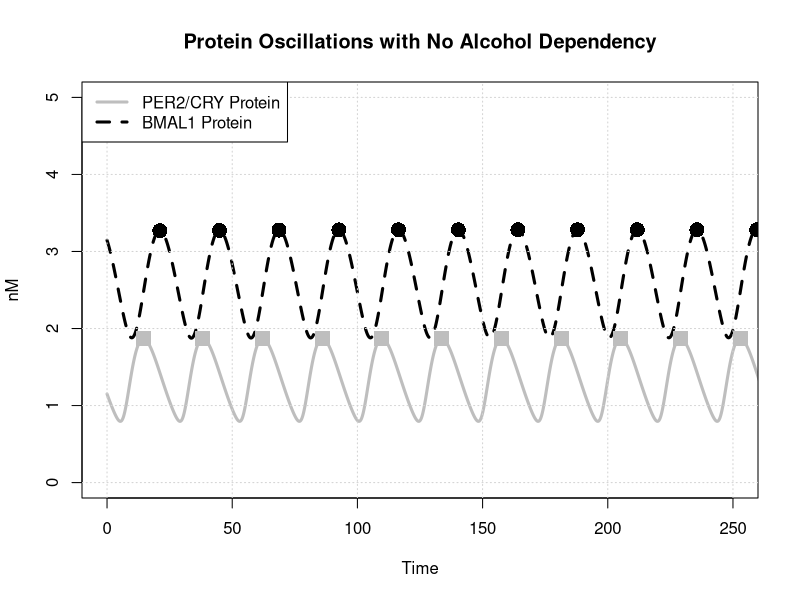

The R source for this figure:
########################################################
#   alcohol dependent mammalian circadian oscillator   #
########################################################

library(deSolve)

if(!"pracma"%in%rownames(installed.packages())){install.packages("pracma", dependencies=T)}
library(pracma)

###############
#   Protein   #
###############

##################
#   Parameters   #
##################

v1b <- 9
k1b <- 1
k1i <- 0.56
c <- 0.01
p <- 8
k1d <- 0.12
k2b <- 0.3
q <- 2
k2d <- 0.05
k2t <- 0.24
k3t <- 0.02
k3d <- 0.12
v4b <- 3.6
k4b <- 2.16
r <- 3
k4d <- 0.75
k5b <- 0.24
k5d <- 0.06
k5t <- 0.45
k6t <- 0.06
k6d <- 0.12
k6a <- 0.09
k7a <- 0.003
k7d <- 0.09
#########
a <- 1
#a0 <- 1
#a1 <- 0.5
#########
#t.switch <- 25
t.switch1 <- 5000
t.switch2 <- 5000
#########
(parms <- c(v1b, k1b, k1i, c, p, k1d, k2b, q, k2d, k2t, k3t, k3d, v4b, k4b, r, k4d, k5b, k5d, k5t, k6t, k6d, k6a, k7a, k7d, a, t.switch1, t.switch2))

times <- seq(0, 5000, by=0.1)


#############
#   Model   #
#############

LVmod <- function(t, x, parms)  {
  with(as.list(c(parms, x)), {
    if(t > t.switch1){
      a <- 1 ## alcohol value switch
    } 
    if(t > t.switch2){
      a <- 1
    }
    
    # concentration of Per2/Cry mRNA   
    dY1 <- ((a)*(v1b)*(Y7 + c))/((k1b)*(1 + ((Y3/k1i)^p) + (Y7 + c))) - (k1d)*Y1
    # concentration of PER2/CRY complex in the cytoplasm
    dY2 <- (k2b)*((Y1)^q) - (k2d)*(Y2) - (k2t)*(Y2) + (k3t)*(Y3)
    # concentration of PER2/CRY complex in the nucleus
    dY3 <- (k2t)*(Y2) - (k3t)*(Y3) - (k3d)*(Y3)
    # concentration of Bmal1 mRNA
    dY4 <- ((v4b)*((Y3)^r))/(((k4b)^r) + ((Y3)^r)) - (k4d)*(Y4)
    # concentration of BMAL1 protein in the cytoplasm
    dY5 <- (k5b)*(Y4) - (k5d)*(Y5) - (k5t)*(Y5) + (k6t)*(Y6)
    # concentration of BMAL1 protein in the nucleus
    dY6 <- (k5t)*(Y5) - (k6t)*(Y6) - (k6d)*(Y6) + (k7a)*(Y7) - (k6a)*(Y6)
    # concentration of transcriptionally active form BMAL1
    dY7 <- (k6a)*(Y6) - (k7a)*(Y7) - (k7d)*(Y7)
    # the output
    list(c(dY1, dY2, dY3, dY4, dY5, dY6, dY7)) 
  })
}

#########################
#   Intial Conditions   #
#########################

(xstart <- c(Y1 = 0.25, Y2 = 0.3, Y3 = 1.15, Y4 = 0.85, Y5 = 0.72, Y6 = 1.35, Y7 = 1.075))

##############
#   Solver   #
##############

out2  <- rk(xstart, times, LVmod, parms, method = "rk4")
out2 <- as.data.frame(out2)

############
#   Plot   #
############

plot(out2$time, out2$Y3, type='l', col='gray', lty=1, lwd=3, ylab="nM", xlab="Time", ylim=c(0, 5), xlim=c(0,250))
lines(out2$time, out2$Y5 + out2$Y6 + out2$Y7, type='l', col='black', lty=2, lwd=3)

#lines(out2$time, out2$Y3, type='l', col='red', lty=1, lwd=3)
#lines(out2$time, out2$Y5 + out2$Y6 + out2$Y7, type='l', col='red3', lty=2, lwd=3)

grid()

#legend("topleft", c("PER2/CRY Protein", "BMAL1 Protein", "PER2/CRY Protein Adjusted", "BMAL1 Protein Adjusted"), col=c('gray','black','red','red3'), lty=c("solid","dashed","solid","dashed"), lwd=3)
legend("topleft", c("PER2/CRY Protein", "BMAL1 Protein"), col=c('gray','black'), lty=c("solid","dashed"), lwd=3)
title(main="Protein Oscillations with No Alcohol Dependency")

#############
#   Peaks   #
#############

findpeaks(out2$Y3, npeaks=50000, threshold=0)
findpeaks(out2$Y5 + out2$Y6 + out2$Y7, npeaks=50000, threshold=0)
#                         [,1]              [,2]
#peak 1 [1,]    peak 1 y-value    peak 1 x-value
#peak 2 [2,]    peak 2 y-value    peak 2 x-value

#Per2/Cry Protein
maxPCp <- findpeaks(out2$Y3, npeaks=50000, threshold=0)
points(0.1*maxPCp[,2]-0.1, maxPCp[,1], pch=15, col="gray", cex=2, lwd=3)
#points(0.1*maxPCp[,2]-0.1, maxPCp[,1], pch=15, col="red", cex=2, lwd=3)
peakPCp <- maxPCp[1,1]

#Bmal1 Protein
maxBp <- findpeaks(out2$Y5 + out2$Y6 + out2$Y7, npeaks=50000, threshold=0)
points(0.1*maxBp[,2]-0.1, maxBp[,1], pch=16, col="black", cex=2, lwd=3)
#points(0.1*maxBp[,2]-0.1, maxBp[,1], pch=16, col="red3", cex=2, lwd=3)
peakBp <- maxBp[1,1]

###############
#   Periods   #
###############

#I can go the distance
periodPCp <- 0.1*maxPCp[2,2]-0.1*maxPCp[1,2]
periodPCp

periodBp <- 0.1*maxBp[2,2]-0.1*maxBp[1,2]
periodBp 

#################
#   Averages    #
#################

for(i in 1:210){
  crazy <- maxPCp[,1]
  crazyagain <- sum(crazy)
  averagepeaksPCp <- crazyagain/210
}
averagepeaksPCp

for(i in 1:209){
  crazy <- maxBp[,1]
  crazyagain <- sum(crazy)
  averagepeaksBp <- crazyagain/209
}
averagepeaksBp

for(i in 1:209){
  crazy <- 0.1*maxPCp[i+1,2] - 0.1*maxPCp[i,2]
  crazyagain <- sum(crazy)
  averageperiodPCp <- crazyagain#/209
}
averageperiodPCp

for(i in 1:208){
  crazy <- 0.1*maxBp[i+1,2] - 0.1*maxBp[i,2]
  crazyagain <- sum(crazy)
  averageperiodBp <- crazyagain#/209
}
averageperiodBp

##############################################################
#   Attempt at Graphing Periods and Peaks Against Alcohol    #
##############################################################
# 
# #############
# #   Peaks   #
# #############
# 
# #Per2/Cry protein
# plot(a, peakPCp, type='p', pch=15, cex=2, col='gray', lwd=3, xlab="Alcohol", ylab="PER2/CRY Protein Peaks", xlim=c(0,1), ylim=c(0,4))
# points(a, peakPCp, type='p', pch=15, cex=2, col='gray', lwd=3, xlim=c(0,1), ylim=c(0,4))
# grid()
# title(main="PER2/CRY Protein Peaks vs. Alcohol")
# 
# #Bmal1 protein
# plot(a, peakBp, type='p', pch=16, cex=2, col='black', lwd=3, xlab="Alcohol", ylab="BMAL1 Protein Peaks", xlim=c(0,1), ylim=c(0,4))
# points(a, peakBp, type='p', pch=16, cex=2, col='black', lwd=3, xlim=c(0,1), ylim=c(0,4))
# grid()
# title(main="BMAL1 Protein Peaks vs. Alcohol")
# 
# ###############
# #   Period   #
# ###############
# 
# #Per2/Cry protein
# plot(a, periodPCp, type='p', pch=15, cex=2, col='gray', lwd=3, xlab="Alcohol", ylab="PER2/CRY Protein Period", xlim=c(0,1), ylim=c(23,25))
# points(a, periodPCp, type='p', pch=15, cex=2, col='gray', lwd=3, xlim=c(0,1), ylim=c(23,25))
# grid()
# title(main="PER2/CRY Protein Period vs. Alcohol")
# 
# #Bmal1 protein
# plot(a, periodBp, type='p', pch=16, cex=2, col='black', lwd=3, xlab="Alcohol", ylab="BMAL1 Protein Period", xlim=c(0,1), ylim=c(23,25))
# points(a, periodBp, type='p', pch=16, cex=2, col='black', lwd=3, xlim=c(0,1), ylim=c(23,25))
# grid()
# title(main="BMAL1 Protein Period vs. Alcohol")
